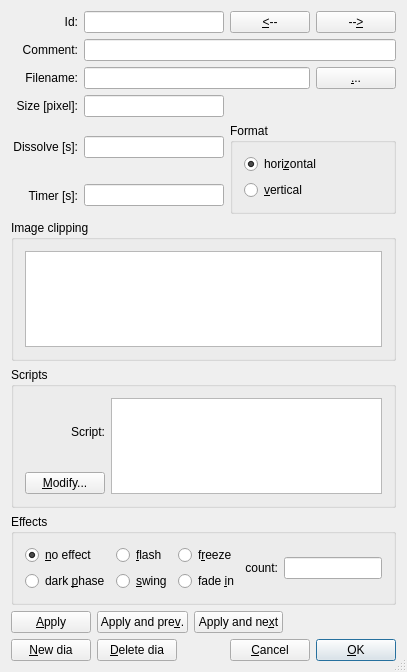
<?xml version="1.0" encoding="UTF-8"?>
<ui version="4.0">
 <class>DiaInfoDlg</class>
 <widget class="QDialog" name="DiaInfoDlg">
  <property name="geometry">
   <rect>
    <x>0</x>
    <y>0</y>
    <width>407</width>
    <height>672</height>
   </rect>
  </property>
  <property name="sizePolicy">
   <sizepolicy hsizetype="Preferred" vsizetype="Preferred">
    <horstretch>0</horstretch>
    <verstretch>0</verstretch>
   </sizepolicy>
  </property>
  <property name="minimumSize">
   <size>
    <width>0</width>
    <height>0</height>
   </size>
  </property>
  <property name="maximumSize">
   <size>
    <width>32767</width>
    <height>32767</height>
   </size>
  </property>
  <property name="baseSize">
   <size>
    <width>0</width>
    <height>0</height>
   </size>
  </property>
  <property name="windowTitle">
   <string>Dia Info</string>
  </property>
  <property name="sizeGripEnabled">
   <bool>true</bool>
  </property>
  <layout class="QGridLayout" name="gridLayout">
   <item row="0" column="0">
    <widget class="QLabel" name="IDLabel">
     <property name="text">
      <string>Id:</string>
     </property>
     <property name="alignment">
      <set>Qt::AlignRight|Qt::AlignTrailing|Qt::AlignVCenter</set>
     </property>
     <property name="wordWrap">
      <bool>false</bool>
     </property>
    </widget>
   </item>
   <item row="0" column="1" colspan="2">
    <widget class="QLineEdit" name="m_pIDEdit"/>
   </item>
   <item row="0" column="3">
    <widget class="QPushButton" name="m_pPrevious">
     <property name="text">
      <string>&amp;&lt;--</string>
     </property>
     <property name="shortcut">
      <string>Ctrl+Left</string>
     </property>
     <property name="autoDefault">
      <bool>false</bool>
     </property>
    </widget>
   </item>
   <item row="2" column="0">
    <widget class="QLabel" name="FileNameLabel">
     <property name="text">
      <string>Filename:</string>
     </property>
     <property name="alignment">
      <set>Qt::AlignRight|Qt::AlignTrailing|Qt::AlignVCenter</set>
     </property>
     <property name="wordWrap">
      <bool>false</bool>
     </property>
    </widget>
   </item>
   <item row="1" column="0">
    <widget class="QLabel" name="CommenLabel">
     <property name="text">
      <string>Comment:</string>
     </property>
     <property name="alignment">
      <set>Qt::AlignRight|Qt::AlignTrailing|Qt::AlignVCenter</set>
     </property>
     <property name="wordWrap">
      <bool>false</bool>
     </property>
    </widget>
   </item>
   <item row="2" column="1" colspan="3">
    <widget class="QLineEdit" name="m_pFileNameEdit">
     <property name="enabled">
      <bool>true</bool>
     </property>
     <property name="readOnly">
      <bool>true</bool>
     </property>
    </widget>
   </item>
   <item row="2" column="4">
    <widget class="QPushButton" name="m_pFileNameButton">
     <property name="text">
      <string>&amp;...</string>
     </property>
     <property name="autoDefault">
      <bool>false</bool>
     </property>
    </widget>
   </item>
   <item row="4" column="0">
    <widget class="QLabel" name="DissolveLabel">
     <property name="text">
      <string>Dissolve [s]:</string>
     </property>
     <property name="alignment">
      <set>Qt::AlignRight|Qt::AlignTrailing|Qt::AlignVCenter</set>
     </property>
     <property name="wordWrap">
      <bool>false</bool>
     </property>
    </widget>
   </item>
   <item row="4" column="1" colspan="2">
    <widget class="QLineEdit" name="m_pDissolveEdit"/>
   </item>
   <item row="10" column="0" colspan="5">
    <widget class="QGroupBox" name="m_pEffectButtonGroup">
     <property name="title">
      <string>Effects</string>
     </property>
     <layout class="QHBoxLayout">
      <item>
       <layout class="QGridLayout">
        <item row="0" column="2">
         <widget class="QRadioButton" name="m_pFreeze">
          <property name="text">
           <string>f&amp;reeze</string>
          </property>
         </widget>
        </item>
        <item row="1" column="0">
         <widget class="QRadioButton" name="m_pDarkPhase">
          <property name="text">
           <string>dark &amp;phase</string>
          </property>
          <property name="shortcut">
           <string>Alt+P</string>
          </property>
         </widget>
        </item>
        <item row="0" column="1">
         <widget class="QRadioButton" name="m_pFlash">
          <property name="text">
           <string>&amp;flash</string>
          </property>
         </widget>
        </item>
        <item row="1" column="2">
         <widget class="QRadioButton" name="m_pFadeIn">
          <property name="text">
           <string>fade &amp;in</string>
          </property>
         </widget>
        </item>
        <item row="1" column="1">
         <widget class="QRadioButton" name="m_pSwing">
          <property name="text">
           <string>&amp;swing</string>
          </property>
         </widget>
        </item>
        <item row="0" column="0">
         <widget class="QRadioButton" name="m_pNoEffect">
          <property name="text">
           <string>&amp;no effect</string>
          </property>
          <property name="shortcut">
           <string>Alt+N</string>
          </property>
          <property name="checked">
           <bool>true</bool>
          </property>
         </widget>
        </item>
       </layout>
      </item>
      <item>
       <layout class="QGridLayout">
        <item row="0" column="1">
         <widget class="QLineEdit" name="m_pEffectCount"/>
        </item>
        <item row="0" column="0">
         <widget class="QLabel" name="m_pEffectCountLabel">
          <property name="text">
           <string>count:</string>
          </property>
          <property name="alignment">
           <set>Qt::AlignRight|Qt::AlignTrailing|Qt::AlignVCenter</set>
          </property>
          <property name="wordWrap">
           <bool>false</bool>
          </property>
         </widget>
        </item>
       </layout>
      </item>
     </layout>
    </widget>
   </item>
   <item row="1" column="1" colspan="4">
    <widget class="QLineEdit" name="m_pCommentEdit"/>
   </item>
   <item row="0" column="4">
    <widget class="QPushButton" name="m_pNext">
     <property name="text">
      <string>--&amp;&gt;</string>
     </property>
     <property name="shortcut">
      <string>Ctrl+Right</string>
     </property>
     <property name="autoDefault">
      <bool>false</bool>
     </property>
    </widget>
   </item>
   <item row="5" column="1" colspan="2">
    <widget class="QLineEdit" name="m_pTimerEdit"/>
   </item>
   <item row="6" column="0" colspan="5">
    <widget class="QGroupBox" name="m_pBoxClipping">
     <property name="title">
      <string>Image clipping</string>
     </property>
     <layout class="QGridLayout" name="gridLayout_2">
      <item row="0" column="0">
       <widget class="QGraphicsView" name="m_pClipping"/>
      </item>
     </layout>
    </widget>
   </item>
   <item row="5" column="0">
    <widget class="QLabel" name="TimerLabel">
     <property name="text">
      <string>Timer [s]:</string>
     </property>
     <property name="alignment">
      <set>Qt::AlignRight|Qt::AlignTrailing|Qt::AlignVCenter</set>
     </property>
     <property name="wordWrap">
      <bool>false</bool>
     </property>
    </widget>
   </item>
   <item row="4" column="3" rowspan="2" colspan="2">
    <widget class="QGroupBox" name="m_pSlideFormat">
     <property name="title">
      <string>Format</string>
     </property>
     <layout class="QVBoxLayout">
      <item>
       <widget class="QRadioButton" name="m_pHorizontalFormat">
        <property name="text">
         <string>hori&amp;zontal</string>
        </property>
        <property name="checked">
         <bool>true</bool>
        </property>
       </widget>
      </item>
      <item>
       <widget class="QRadioButton" name="m_pVerticalFormat">
        <property name="text">
         <string>&amp;vertical</string>
        </property>
       </widget>
      </item>
     </layout>
    </widget>
   </item>
   <item row="3" column="1" colspan="2">
    <widget class="QLineEdit" name="m_pImageSize">
     <property name="enabled">
      <bool>true</bool>
     </property>
     <property name="readOnly">
      <bool>true</bool>
     </property>
    </widget>
   </item>
   <item row="9" column="0" colspan="5">
    <widget class="QGroupBox" name="m_pBoxScripts">
     <property name="title">
      <string>Scripts</string>
     </property>
     <layout class="QGridLayout" name="gridLayout_3">
      <item row="0" column="1">
       <widget class="QPlainTextEdit" name="m_pScript"/>
      </item>
      <item row="0" column="0">
       <layout class="QVBoxLayout">
        <item>
         <widget class="QLabel" name="m_pScriptLabel">
          <property name="text">
           <string>Script:</string>
          </property>
          <property name="alignment">
           <set>Qt::AlignRight|Qt::AlignTrailing|Qt::AlignVCenter</set>
          </property>
          <property name="wordWrap">
           <bool>false</bool>
          </property>
         </widget>
        </item>
        <item>
         <widget class="QPushButton" name="m_pModifyScript">
          <property name="text">
           <string>&amp;Modify...</string>
          </property>
          <property name="autoDefault">
           <bool>false</bool>
          </property>
         </widget>
        </item>
       </layout>
      </item>
     </layout>
    </widget>
   </item>
   <item row="3" column="0">
    <widget class="QLabel" name="label">
     <property name="text">
      <string>Size [pixel]:</string>
     </property>
     <property name="alignment">
      <set>Qt::AlignRight|Qt::AlignTrailing|Qt::AlignVCenter</set>
     </property>
    </widget>
   </item>
   <item row="11" column="0" colspan="5">
    <layout class="QVBoxLayout">
     <item>
      <layout class="QHBoxLayout">
       <item>
        <widget class="QPushButton" name="m_pApply">
         <property name="text">
          <string>&amp;Apply</string>
         </property>
         <property name="autoDefault">
          <bool>false</bool>
         </property>
         <property name="default">
          <bool>false</bool>
         </property>
        </widget>
       </item>
       <item>
        <widget class="QPushButton" name="m_pApplyAndPrev">
         <property name="text">
          <string>Apply and pre&amp;v.</string>
         </property>
         <property name="autoDefault">
          <bool>false</bool>
         </property>
         <property name="default">
          <bool>false</bool>
         </property>
        </widget>
       </item>
       <item>
        <widget class="QPushButton" name="m_pApplyAndNext">
         <property name="text">
          <string>Apply and ne&amp;xt</string>
         </property>
         <property name="autoDefault">
          <bool>false</bool>
         </property>
         <property name="default">
          <bool>false</bool>
         </property>
        </widget>
       </item>
       <item>
        <spacer name="Spacer3">
         <property name="orientation">
          <enum>Qt::Horizontal</enum>
         </property>
         <property name="sizeType">
          <enum>QSizePolicy::Expanding</enum>
         </property>
         <property name="sizeHint" stdset="0">
          <size>
           <width>20</width>
           <height>20</height>
          </size>
         </property>
        </spacer>
       </item>
      </layout>
     </item>
     <item>
      <layout class="QHBoxLayout">
       <item>
        <widget class="QPushButton" name="m_pNewItem">
         <property name="text">
          <string>&amp;New dia</string>
         </property>
         <property name="shortcut">
          <string>Alt+N</string>
         </property>
         <property name="autoDefault">
          <bool>false</bool>
         </property>
        </widget>
       </item>
       <item>
        <widget class="QPushButton" name="m_pDeleteItem">
         <property name="text">
          <string>&amp;Delete dia</string>
         </property>
         <property name="shortcut">
          <string>Alt+D</string>
         </property>
         <property name="autoDefault">
          <bool>false</bool>
         </property>
        </widget>
       </item>
       <item>
        <spacer name="Spacer2">
         <property name="orientation">
          <enum>Qt::Horizontal</enum>
         </property>
         <property name="sizeType">
          <enum>QSizePolicy::Expanding</enum>
         </property>
         <property name="sizeHint" stdset="0">
          <size>
           <width>43</width>
           <height>20</height>
          </size>
         </property>
        </spacer>
       </item>
       <item>
        <widget class="QPushButton" name="buttonCancel">
         <property name="text">
          <string>&amp;Cancel</string>
         </property>
         <property name="autoDefault">
          <bool>false</bool>
         </property>
        </widget>
       </item>
       <item>
        <widget class="QPushButton" name="buttonOk">
         <property name="text">
          <string>&amp;OK</string>
         </property>
         <property name="autoDefault">
          <bool>true</bool>
         </property>
         <property name="default">
          <bool>false</bool>
         </property>
        </widget>
       </item>
      </layout>
     </item>
    </layout>
   </item>
  </layout>
 </widget>
 <layoutdefault spacing="6" margin="11"/>
 <tabstops>
  <tabstop>m_pNoEffect</tabstop>
  <tabstop>m_pIDEdit</tabstop>
  <tabstop>m_pFileNameEdit</tabstop>
  <tabstop>m_pFileNameButton</tabstop>
  <tabstop>m_pCommentEdit</tabstop>
  <tabstop>m_pDissolveEdit</tabstop>
  <tabstop>m_pTimerEdit</tabstop>
  <tabstop>m_pEffectCount</tabstop>
  <tabstop>m_pNewItem</tabstop>
  <tabstop>m_pApply</tabstop>
  <tabstop>buttonOk</tabstop>
  <tabstop>m_pDarkPhase</tabstop>
  <tabstop>m_pFlash</tabstop>
  <tabstop>m_pSwing</tabstop>
  <tabstop>m_pFreeze</tabstop>
  <tabstop>m_pFadeIn</tabstop>
 </tabstops>
 <resources/>
 <connections>
  <connection>
   <sender>m_pApply</sender>
   <signal>clicked()</signal>
   <receiver>DiaInfoDlg</receiver>
   <slot>sltApplyData()</slot>
   <hints>
    <hint type="sourcelabel">
     <x>45</x>
     <y>578</y>
    </hint>
    <hint type="destinationlabel">
     <x>20</x>
     <y>20</y>
    </hint>
   </hints>
  </connection>
  <connection>
   <sender>buttonOk</sender>
   <signal>clicked()</signal>
   <receiver>DiaInfoDlg</receiver>
   <slot>sltCloseDialog()</slot>
   <hints>
    <hint type="sourcelabel">
     <x>310</x>
     <y>620</y>
    </hint>
    <hint type="destinationlabel">
     <x>20</x>
     <y>20</y>
    </hint>
   </hints>
  </connection>
  <connection>
   <sender>buttonCancel</sender>
   <signal>clicked()</signal>
   <receiver>DiaInfoDlg</receiver>
   <slot>sltDialogCanceled()</slot>
   <hints>
    <hint type="sourcelabel">
     <x>393</x>
     <y>620</y>
    </hint>
    <hint type="destinationlabel">
     <x>20</x>
     <y>20</y>
    </hint>
   </hints>
  </connection>
  <connection>
   <sender>m_pFileNameButton</sender>
   <signal>clicked()</signal>
   <receiver>DiaInfoDlg</receiver>
   <slot>sltSelectFileName()</slot>
   <hints>
    <hint type="sourcelabel">
     <x>366</x>
     <y>106</y>
    </hint>
    <hint type="destinationlabel">
     <x>20</x>
     <y>20</y>
    </hint>
   </hints>
  </connection>
  <connection>
   <sender>m_pPrevious</sender>
   <signal>clicked()</signal>
   <receiver>DiaInfoDlg</receiver>
   <slot>sltPrevItem()</slot>
   <hints>
    <hint type="sourcelabel">
     <x>262</x>
     <y>40</y>
    </hint>
    <hint type="destinationlabel">
     <x>20</x>
     <y>20</y>
    </hint>
   </hints>
  </connection>
  <connection>
   <sender>m_pNext</sender>
   <signal>clicked()</signal>
   <receiver>DiaInfoDlg</receiver>
   <slot>sltNextItem()</slot>
   <hints>
    <hint type="sourcelabel">
     <x>400</x>
     <y>40</y>
    </hint>
    <hint type="destinationlabel">
     <x>20</x>
     <y>20</y>
    </hint>
   </hints>
  </connection>
  <connection>
   <sender>m_pNewItem</sender>
   <signal>clicked()</signal>
   <receiver>DiaInfoDlg</receiver>
   <slot>sltCreateNewItem()</slot>
   <hints>
    <hint type="sourcelabel">
     <x>45</x>
     <y>620</y>
    </hint>
    <hint type="destinationlabel">
     <x>20</x>
     <y>20</y>
    </hint>
   </hints>
  </connection>
  <connection>
   <sender>m_pApplyAndNext</sender>
   <signal>clicked()</signal>
   <receiver>DiaInfoDlg</receiver>
   <slot>sltApplyAndNext()</slot>
   <hints>
    <hint type="sourcelabel">
     <x>375</x>
     <y>578</y>
    </hint>
    <hint type="destinationlabel">
     <x>20</x>
     <y>20</y>
    </hint>
   </hints>
  </connection>
  <connection>
   <sender>m_pApplyAndPrev</sender>
   <signal>clicked()</signal>
   <receiver>DiaInfoDlg</receiver>
   <slot>sltApplyAndPrev()</slot>
   <hints>
    <hint type="sourcelabel">
     <x>207</x>
     <y>578</y>
    </hint>
    <hint type="destinationlabel">
     <x>20</x>
     <y>20</y>
    </hint>
   </hints>
  </connection>
  <connection>
   <sender>m_pModifyScript</sender>
   <signal>clicked()</signal>
   <receiver>DiaInfoDlg</receiver>
   <slot>sltModifyScript()</slot>
   <hints>
    <hint type="sourcelabel">
     <x>46</x>
     <y>400</y>
    </hint>
    <hint type="destinationlabel">
     <x>20</x>
     <y>20</y>
    </hint>
   </hints>
  </connection>
  <connection>
   <sender>m_pDeleteItem</sender>
   <signal>clicked()</signal>
   <receiver>DiaInfoDlg</receiver>
   <slot>sltDeleteItem()</slot>
   <hints>
    <hint type="sourcelabel">
     <x>213</x>
     <y>620</y>
    </hint>
    <hint type="destinationlabel">
     <x>20</x>
     <y>20</y>
    </hint>
   </hints>
  </connection>
  <connection>
   <sender>m_pIDEdit</sender>
   <signal>textChanged(QString)</signal>
   <receiver>DiaInfoDlg</receiver>
   <slot>sltTextChanged(QString)</slot>
   <hints>
    <hint type="sourcelabel">
     <x>145</x>
     <y>24</y>
    </hint>
    <hint type="destinationlabel">
     <x>69</x>
     <y>41</y>
    </hint>
   </hints>
  </connection>
  <connection>
   <sender>m_pCommentEdit</sender>
   <signal>textChanged(QString)</signal>
   <receiver>DiaInfoDlg</receiver>
   <slot>sltTextChanged(QString)</slot>
   <hints>
    <hint type="sourcelabel">
     <x>154</x>
     <y>67</y>
    </hint>
    <hint type="destinationlabel">
     <x>7</x>
     <y>81</y>
    </hint>
   </hints>
  </connection>
  <connection>
   <sender>m_pFileNameEdit</sender>
   <signal>textChanged(QString)</signal>
   <receiver>DiaInfoDlg</receiver>
   <slot>sltTextChanged(QString)</slot>
   <hints>
    <hint type="sourcelabel">
     <x>136</x>
     <y>100</y>
    </hint>
    <hint type="destinationlabel">
     <x>31</x>
     <y>119</y>
    </hint>
   </hints>
  </connection>
  <connection>
   <sender>m_pDissolveEdit</sender>
   <signal>textChanged(QString)</signal>
   <receiver>DiaInfoDlg</receiver>
   <slot>sltTextChanged(QString)</slot>
   <hints>
    <hint type="sourcelabel">
     <x>123</x>
     <y>136</y>
    </hint>
    <hint type="destinationlabel">
     <x>22</x>
     <y>157</y>
    </hint>
   </hints>
  </connection>
  <connection>
   <sender>m_pTimerEdit</sender>
   <signal>textChanged(QString)</signal>
   <receiver>DiaInfoDlg</receiver>
   <slot>sltTextChanged(QString)</slot>
   <hints>
    <hint type="sourcelabel">
     <x>153</x>
     <y>182</y>
    </hint>
    <hint type="destinationlabel">
     <x>7</x>
     <y>192</y>
    </hint>
   </hints>
  </connection>
 </connections>
 <slots>
  <slot>sltModifyScript()</slot>
  <slot>sltTextChanged(QString)</slot>
  <slot>sltTextChanged()</slot>
  <slot>sltDataChanged()</slot>
 </slots>
</ui>
